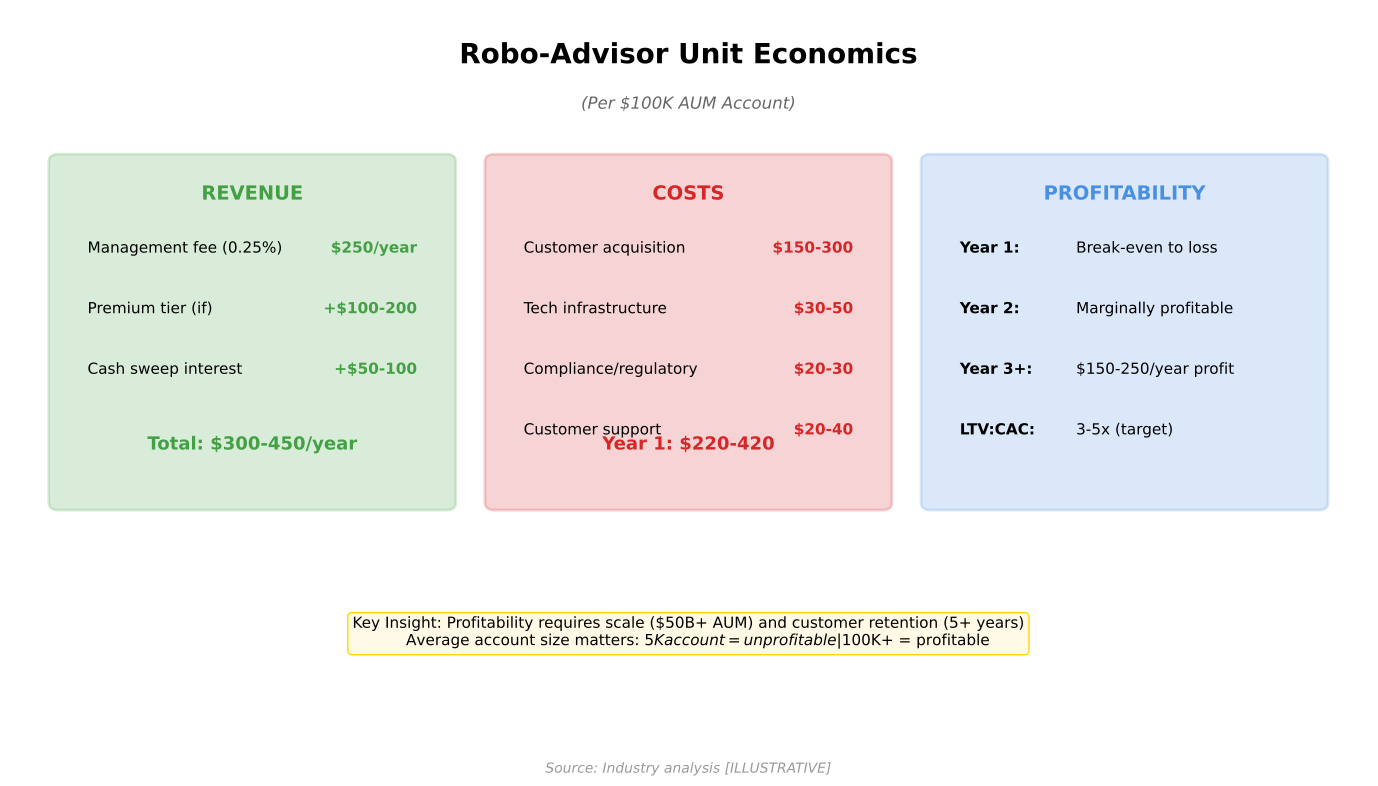

Python code for this plot:
"""
Robo-Advisor Unit Economics
Shows the business economics of robo-advisory platforms

Output: robo_unit_economics.pdf
Module: module_01_fintech
Lesson: 8 - Robo-Advisors
"""

from pathlib import Path
import matplotlib.pyplot as plt
import matplotlib.patches as mpatches
import numpy as np

CHART_METADATA = {
    'title': 'Robo Unit Economics',
    'module': 'module_01_fintech',
    'lesson': 8,
    'url': 'https://github.com/Digital-AI-Finance/digital-finance/tree/main/module_01_fintech/figures/robo_unit_economics'
}

plt.rcParams.update({
    'font.size': 14,
    'axes.labelsize': 14,
})

def create_chart():
    """Create robo unit economics diagram"""
    fig, ax = plt.subplots(figsize=(14, 8))
    ax.set_xlim(0, 14)
    ax.set_ylim(0, 10)
    ax.axis('off')

    # Title
    ax.text(7, 9.3, 'Robo-Advisor Unit Economics', fontsize=20, fontweight='bold', ha='center')
    ax.text(7, 8.7, '(Per $100K AUM Account)', fontsize=12, ha='center', style='italic', color='#666666')

    # Revenue (left)
    rev_box = mpatches.FancyBboxPatch((0.5, 3.5), 4, 4.5, boxstyle='round,pad=0.1',
                                       facecolor='#44A044', alpha=0.2,
                                       edgecolor='#44A044', lw=2)
    ax.add_patch(rev_box)
    ax.text(2.5, 7.5, 'REVENUE', ha='center', fontsize=14, fontweight='bold', color='#44A044')

    revenues = [
        ('Management fee (0.25%)', '$250/year'),
        ('Premium tier (if)', '+$100-200'),
        ('Cash sweep interest', '+$50-100'),
    ]
    for i, (item, amount) in enumerate(revenues):
        ax.text(0.8, 6.8-i*0.8, item, fontsize=11)
        ax.text(4.2, 6.8-i*0.8, amount, fontsize=11, ha='right', color='#44A044', fontweight='bold')

    ax.text(2.5, 4.2, 'Total: $300-450/year', ha='center', fontsize=13, fontweight='bold', color='#44A044')

    # Costs (center)
    cost_box = mpatches.FancyBboxPatch((5, 3.5), 4, 4.5, boxstyle='round,pad=0.1',
                                        facecolor='#D62728', alpha=0.2,
                                        edgecolor='#D62728', lw=2)
    ax.add_patch(cost_box)
    ax.text(7, 7.5, 'COSTS', ha='center', fontsize=14, fontweight='bold', color='#D62728')

    costs = [
        ('Customer acquisition', '$150-300'),
        ('Tech infrastructure', '$30-50'),
        ('Compliance/regulatory', '$20-30'),
        ('Customer support', '$20-40'),
    ]
    for i, (item, amount) in enumerate(costs):
        ax.text(5.3, 6.8-i*0.8, item, fontsize=11)
        ax.text(8.7, 6.8-i*0.8, amount, fontsize=11, ha='right', color='#D62728', fontweight='bold')

    ax.text(7, 4.2, 'Year 1: $220-420', ha='center', fontsize=13, fontweight='bold', color='#D62728')

    # Profitability (right)
    profit_box = mpatches.FancyBboxPatch((9.5, 3.5), 4, 4.5, boxstyle='round,pad=0.1',
                                          facecolor='#4A90E2', alpha=0.2,
                                          edgecolor='#4A90E2', lw=2)
    ax.add_patch(profit_box)
    ax.text(11.5, 7.5, 'PROFITABILITY', ha='center', fontsize=14, fontweight='bold', color='#4A90E2')

    profits = [
        ('Year 1', 'Break-even to loss'),
        ('Year 2', 'Marginally profitable'),
        ('Year 3+', '$150-250/year profit'),
        ('LTV:CAC', '3-5x (target)'),
    ]
    for i, (period, status) in enumerate(profits):
        ax.text(9.8, 6.8-i*0.8, f'{period}:', fontsize=11, fontweight='bold')
        ax.text(11, 6.8-i*0.8, status, fontsize=11)

    # Key insight
    insight = """Key Insight: Profitability requires scale ($50B+ AUM) and customer retention (5+ years)
    Average account size matters: $5K account = unprofitable | $100K+ = profitable"""

    ax.text(7, 2, insight, ha='center', fontsize=11, va='top',
           bbox=dict(boxstyle='round', facecolor='#FFF9E6', edgecolor='#FFD700'))

    # Source
    fig.text(0.5, 0.02, 'Source: Industry analysis [ILLUSTRATIVE]',
            fontsize=10, ha='center', style='italic', color='#999999')

    plt.tight_layout()

    output_path = Path(__file__).parent / 'robo_unit_economics.pdf'
    plt.savefig(output_path, format='pdf', dpi=300, bbox_inches='tight')
    plt.close()
    print(f"Chart saved to: {output_path}")
    return output_path

if __name__ == '__main__':
    create_chart()
